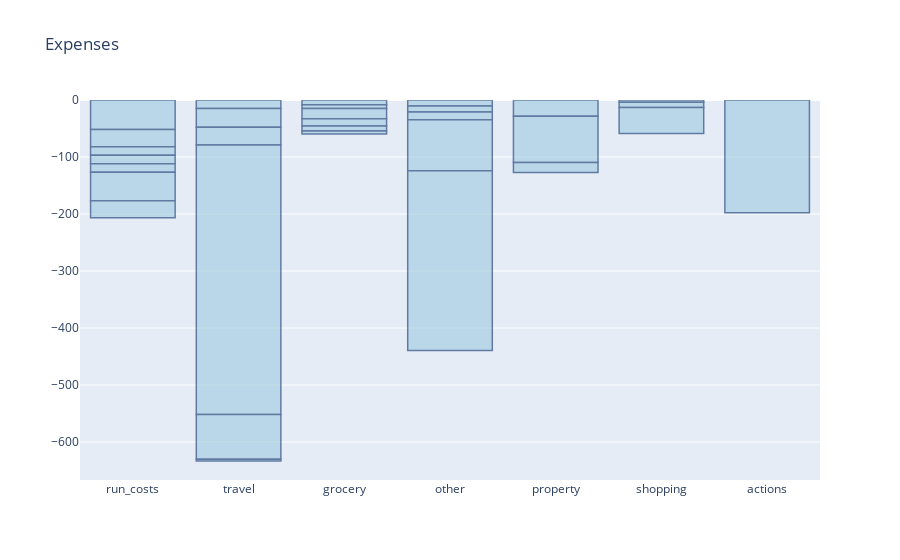

Notebook code cell kept with this figure:
### Code cell
fig = go.Figure()

fig.add_trace(go.Bar(
    x = df['cluster'], 
    y = df['amount'], 
    hovertext = df['subject'], 
    hoverinfo = "text", 
    marker_color = 'rgb(158, 202, 225)', 
    marker_line_color = 'rgb(8, 48, 107)',
    marker_line_width = 1.5, 
    opacity = 0.6
))

fig.update_layout(title_text = 'Expenses')


fig.show()

### Figure 1 — Plotly figure (JSON) as saved in the notebook; plotly's stock layout.template omitted (floating-point values rounded to 4 significant figures)
{"data": [{"hoverinfo": "text", "hovertext": ["ERSTLASTSCHRIFT Versicherungskammer Bayern HAFT UNF HE-1008-2831 14.08.2019", "ONLINE-UEBERWEISUNG ZVKDZ OBERLAND Aktenzeichen 271953833 - M-WU:3688 - 18.08.2019 DATUM 21.08.2019, 18.10 UHR1.TAN 076186", "Kartenzahlung/-abrechnung BP TANKSTELLE//STEINACH AM B/AT/1 2019-08-18T08:23 Debitk.0 2099-12", "Lastschrift M-net Telekommunikations GmbH D-Nr M501432264, /INV/201907323841 vom 13.08.2019, TELEFONIE Juli 2019, ZahlB 1302948913 ABWA+M-net Telek. GmbH", "Kartenzahlung/-abrechnung 858 EDEKA M LINDWURMSTR//MUENCH EN/DE 2019-08-19T17:31 Debitk.0 2022-12", "Lastschrift", "Überweisung ANDREAS HUBER KAMINKEHRERMEISTERB ETRIEB vom: 05.06.2019 / 5-4-19 DATUM 21.06.2019, 10.04 UHR1.TAN 069409", "Lastschrift Stadt Simbach a. Inn 3758 .FAD 3758-2 Schmutzwassergeb. Moosecker Str.19/ 35,00/17.06.19FAD 3758-2 Niederschlagswassergeb..", "Lastschrift E-Plus Service GmbH Aufladung bei geringem Guthaben fuer Ihr Prepaid- Konto 4915730733922-8429. Aldi Talk sagt DANKE", "Kartenzahlung/-abrechnung DB AUTOMAT//MUENCHEN HBF/DE 2019-06-07T20:34 Debitk.0 2022-12", "Überweisung HMS HUETTEN-MIET- SERVICE GMBH 139185 DATUM 17.05.2019, 16.54 UHR1.TAN 895929", "Kartenzahlung/-abrechnung 858 EDEKA M LINDWURMSTR//MUENCH EN/DE 2019-05-16T15:33 Debitk.0 2022-12", "Lastschrift PayPal (Europe) S.a.r.l. et Cie., S.C.A. PP.9048.PP . , Ihr Einkauf bei", "Kartenzahlung/-abrechnung NAHKAUF FRISCHEMARKT//Muenche n/DE 2019-05-14T17:40 Debitk.0 2022-12", "Lastschrift E-Plus Service GmbH Aufladung bei geringem Guthaben fuer Ihr Prepaid- Konto 4915730733922-8429. Aldi Talk sagt DANKE", "Lastschrift Abfallwirtschaftsverband Isar-Inn 72625/72625-1 Abfallgebuehr 2019 Moosecker Str. 19 ABWA+AWV Isar-Inn", "Lastschrift Stadt Simbach a. Inn 3758 .FAD 3758-1 GrSt Moosecker Str.19, Einfamilien/ 10,59/15.05.19", "Kartenzahlung/-abrechnung DB AUTOMAT//ECHING/DE 2019-05-13T15:23 Debitk.0 2022-12", "Kartenzahlung/-abrechnung", "Kartenzahlung/-abrechnung MINIT SERVICE GMBH//MUENCHEN- NEUPERLAC/DE 2019-01-24T17:26 Debitk.0 2022-12", "Lastschrift E-Plus Service GmbH Aufladung bei geringem Guthaben fuer Ihr Prepaid- Konto 4915730733922-8429. Aldi Talk sagt DANKE", "Kartenzahlung/-abrechnung ALLIANZ DEUTSCHLAND AG//MUENCHEN/DE 2019-01-17T18:17 Debitk.0 2022-12", "Lastschrift M-net Telekommunikations GmbH D-Nr M501432264, /INV/201812341912 vom 14.01.2019, TELEFONIE Dezember 2018, ZahlB 1300233023 ABWA+M-net Telek. GmbH", "Kartenzahlung/-abrechnung 858 EDEKA M LINDWURMSTR//MUENCH EN/DE 2019-01-19T11:27 Debitk.0 2022-12", "Überweisung", "Lastschrift AMAZON MEDIA EU S.A R.L. D01-6605248-6379808 Kindle Svcs 8IAEMHQGSN682B02", "Kartenzahlung/-abrechnung 858 EDEKA M LINDWURMSTR//MUENCH EN/DE 2019-01-07T18:53 Debitk.0 2022-12", "Überweisung JANA BETZOLD Kochkurs ORIENTAL SOULFOOD - 12.04.2019 - Robert Hager DATUM 04.01.2019, 14.17 UHR1.TAN 798628", "Lastschrift AMAZON PAYMENTS EUROPE S.C.A. 302-7877438-6053127 AMZN Mktp DE 1699987346914266", "Kartenzahlung/-abrechnung 858 EDEKA M LINDWURMSTR//MUENCH EN/DE 2019-01-03T17:55 Debitk.0 2022-12", "Lastschrift"], "marker": {"color": "rgb(158, 202, 225)", "line": {"color": "rgb(8, 48, 107)", "width": 1.5}}, "opacity": 0.6, "type": "bar", "x": ["run_costs", "travel", "travel", "run_costs", "grocery", "other", "property", "property", "run_costs", "travel", "travel", "grocery", "travel", "grocery", "run_costs", "property", "other", "travel", "other", "shopping", "run_costs", "run_costs", "run_costs", "grocery", "other", "shopping", "grocery", "actions", "shopping", "grocery", "other"], "y": [-51.92, -15, -32.9, -29.89, -8.2, -10.59, -28.58, -81, -15, -31, -473, -6.64, -78.39, -18.04, -15, -17.43, -10.59, -3, -13.45, -3.95, -15, -50, -29.89, -12.91, -89.7, -8.99, -8.76, -198, -45.98, -5.19, -315]}], "layout": {"title": {"text": "Expenses"}}}
